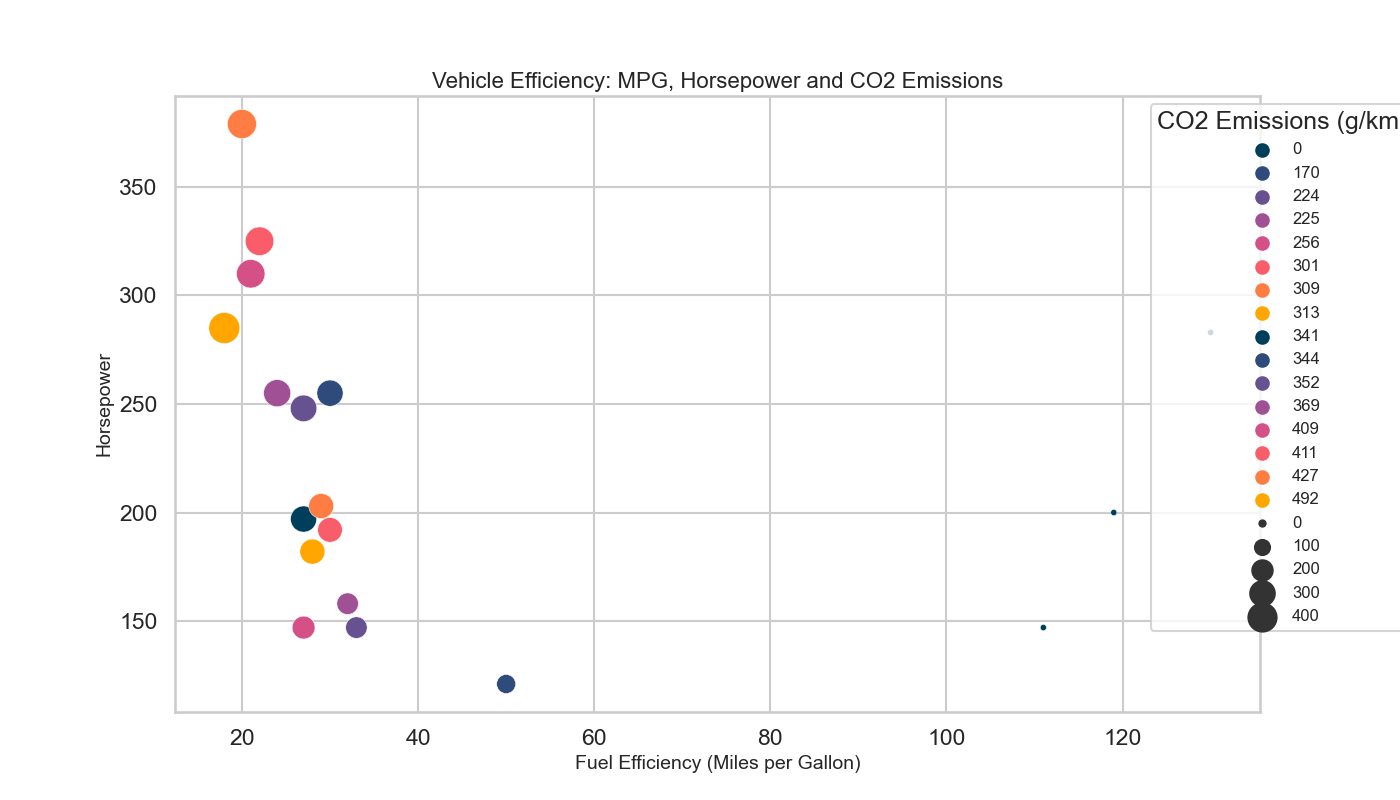

The script that drew this image:

import pandas as pd
import seaborn as sns
import matplotlib.pyplot as plt

# Creating the DataFrame from the data above
data = {
    'Model': ['Toyota Prius', 'Honda Civic', 'Ford F150', 'Chevrolet Impala', 'Tesla Model 3',
              'BMW 3 Series', 'Audi A4', 'Subaru Outback', 'Hyundai Elantra', 'Toyota Camry',
              'Honda Accord', 'Ford Mustang', 'Kia Soul', 'Chevrolet Bolt', 'Nissan Leaf',
              'Mercedes-Benz C-Class', 'Porsche 911', 'Jeep Wrangler'],
    'MPG': [50, 32, 22, 27, 130, 30, 27, 28, 33, 29, 30, 21, 27, 119, 111, 24, 20, 18],
    'Horsepower': [121, 158, 325, 197, 283, 255, 248, 182, 147, 203, 192, 310, 147, 200, 147, 255, 379, 285],
    'CO2_Emissions': [170, 225, 411, 341, 0, 344, 352, 313, 224, 309, 301, 409, 256, 0, 0, 369, 427, 492]
}

df = pd.DataFrame(data)

# Adjusting the figure size
plt.figure(figsize=(14, 8))

# Creating the bubble chart
sns.scatterplot(data=df, x="MPG", y="Horsepower", size="CO2_Emissions", sizes=(20, 500),
                hue="CO2_Emissions", palette=["#003f5c", "#2f4b7c", "#665191", "#a05195",
                                               "#d45087", "#f95d6a", "#ff7c43", "#ffa600"])

# Customizing the appearance
plt.title("Vehicle Efficiency: MPG, Horsepower and CO2 Emissions", fontsize=16)
plt.xlabel("Fuel Efficiency (Miles per Gallon)", fontsize=14)
plt.ylabel("Horsepower", fontsize=14)

# Adjusting legend to avoid covering data points
plt.legend(title="CO2 Emissions (g/km)", loc='upper right', bbox_to_anchor=(1.15, 1), fontsize=12)

# Showing the final result
plt.show()
